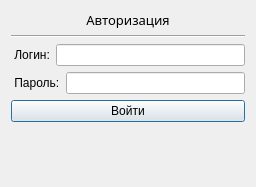
<?xml version="1.0" encoding="UTF-8"?>
<ui version="4.0">
 <class>Dialog</class>
 <widget class="QDialog" name="Dialog">
  <property name="geometry">
   <rect>
    <x>0</x>
    <y>0</y>
    <width>256</width>
    <height>187</height>
   </rect>
  </property>
  <property name="sizePolicy">
   <sizepolicy hsizetype="Fixed" vsizetype="Fixed">
    <horstretch>0</horstretch>
    <verstretch>0</verstretch>
   </sizepolicy>
  </property>
  <property name="maximumSize">
   <size>
    <width>350</width>
    <height>280</height>
   </size>
  </property>
  <property name="windowTitle">
   <string>Dialog</string>
  </property>
  <layout class="QVBoxLayout" name="verticalLayout_2">
   <item>
    <layout class="QVBoxLayout" name="verticalLayout" stretch="1,0,1,1,1,0,4">
     <item>
      <widget class="QLabel" name="label">
       <property name="font">
        <font>
         <family>Ebrima</family>
         <pointsize>10</pointsize>
        </font>
       </property>
       <property name="text">
        <string>Авторизация</string>
       </property>
       <property name="alignment">
        <set>Qt::AlignCenter</set>
       </property>
      </widget>
     </item>
     <item>
      <widget class="Line" name="line">
       <property name="orientation">
        <enum>Qt::Horizontal</enum>
       </property>
      </widget>
     </item>
     <item>
      <layout class="QHBoxLayout" name="horizontalLayout">
       <item>
        <widget class="QLabel" name="label_2">
         <property name="text">
          <string> Логин:</string>
         </property>
        </widget>
       </item>
       <item>
        <widget class="QLineEdit" name="login"/>
       </item>
      </layout>
     </item>
     <item>
      <layout class="QHBoxLayout" name="horizontalLayout_2">
       <item>
        <widget class="QLabel" name="label_3">
         <property name="text">
          <string> Пароль:</string>
         </property>
        </widget>
       </item>
       <item>
        <widget class="QLineEdit" name="password">
         <property name="echoMode">
          <enum>QLineEdit::Password</enum>
         </property>
        </widget>
       </item>
      </layout>
     </item>
     <item>
      <widget class="QPushButton" name="btn_enter">
       <property name="text">
        <string>Войти</string>
       </property>
      </widget>
     </item>
     <item>
      <widget class="QLabel" name="label_4">
       <property name="palette">
        <palette>
         <active>
          <colorrole role="WindowText">
           <brush brushstyle="SolidPattern">
            <color alpha="255">
             <red>255</red>
             <green>0</green>
             <blue>0</blue>
            </color>
           </brush>
          </colorrole>
         </active>
         <inactive>
          <colorrole role="WindowText">
           <brush brushstyle="SolidPattern">
            <color alpha="255">
             <red>255</red>
             <green>0</green>
             <blue>0</blue>
            </color>
           </brush>
          </colorrole>
         </inactive>
         <disabled>
          <colorrole role="WindowText">
           <brush brushstyle="SolidPattern">
            <color alpha="255">
             <red>120</red>
             <green>120</green>
             <blue>120</blue>
            </color>
           </brush>
          </colorrole>
         </disabled>
        </palette>
       </property>
       <property name="text">
        <string/>
       </property>
      </widget>
     </item>
     <item>
      <spacer name="verticalSpacer">
       <property name="orientation">
        <enum>Qt::Vertical</enum>
       </property>
       <property name="sizeHint" stdset="0">
        <size>
         <width>20</width>
         <height>40</height>
        </size>
       </property>
      </spacer>
     </item>
    </layout>
   </item>
  </layout>
 </widget>
 <resources/>
 <connections/>
</ui>
